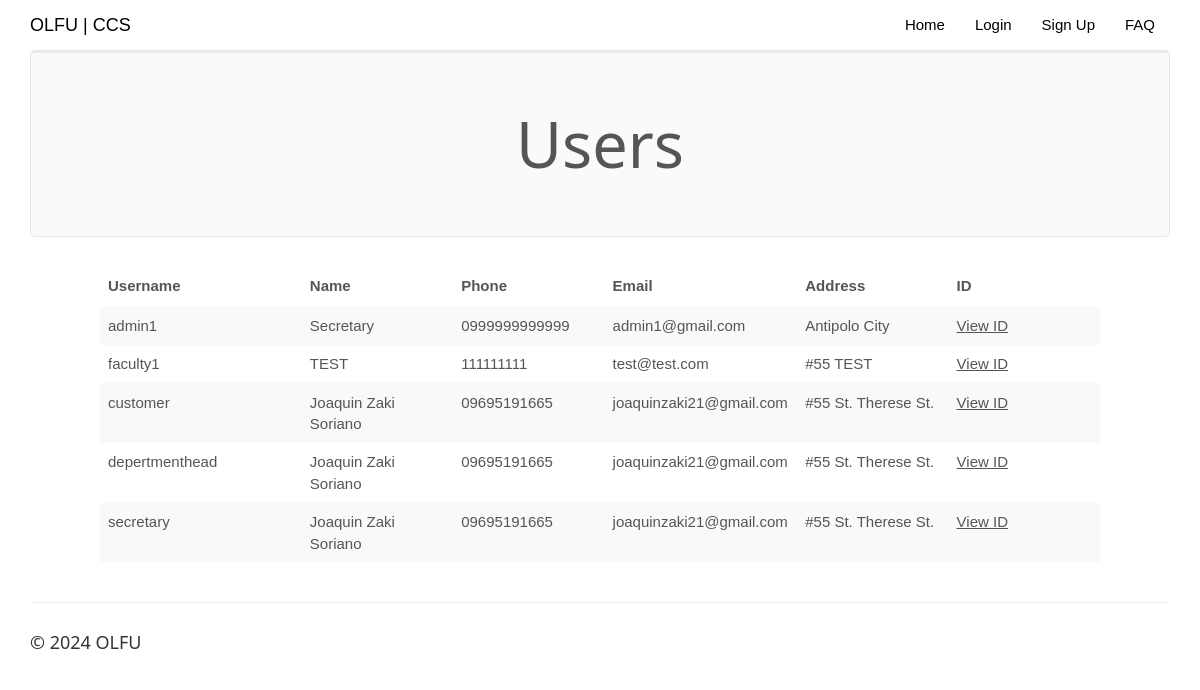
Screenshot of /all_users.php with the database file from the repository.
### tables this page shows
CREATE TABLE `users` (
  `user_id` int(255) NOT NULL,
  `customer_username` varchar(50) NOT NULL,
  `customer_name` varchar(50) NOT NULL,
  `customer_phone` varchar(15) NOT NULL,
  `customer_email` varchar(25) NOT NULL,
  `customer_address` varchar(50) NOT NULL,
  `customer_password` varchar(20) NOT NULL,
  `status` varchar(255) NOT NULL,
  `id_image` varchar(255) NOT NULL,
  `role` varchar(255) NOT NULL
);

### all_users.php (the view, shortened to what this page needs)
<!DOCTYPE html>
<html>
<?php
$conn = Connect();
?>
<head>
<link rel="stylesheet" href="assets/bootstrap/css/bootstrap.min.css">
<link rel="stylesheet" href="assets/fonts/font-awesome.min.css">
<link rel="stylesheet" href="assets/w3css/w3.css">
<link rel="stylesheet" type="text/css" href="assets/css/customerlogin.css">
<link rel="stylesheet" type="text/css" media="screen" href="assets/css/clientpage.css" />
</head>
<body id="page-top" data-spy="scroll" data-target=".navbar-fixed-top">
    <nav class="navbar navbar-custom navbar-fixed-top" role="navigation" style="color: black">
        <div class="container">
            <div class="navbar-header">
                <a class="navbar-brand page-scroll" href="index.php">
                   OLFU | CCS </a>
            </div>
            <?php
if (isset($_SESSION['login_client'])) {
    ?>
            <div class="collapse navbar-collapse navbar-right navbar-main-collapse">
                <ul class="nav navbar-nav">
                    <li>
                        <a href="index.php">Home</a>
                    </li>
                    <li>
                        <a href="#"> Welcome <?php echo $_SESSION['login_client']; ?></a>
                    </li>
                    <li>
                    <ul class="nav navbar-nav navbar-right">
            <li><a href="#" class="dropdown-toggle active" data-toggle="dropdown" role="button" aria-haspopup="true" aria-expanded="false"> Control Panel <span class="caret"></span> </a>
                <ul class="dropdown-menu">
                <li> <a href="addroom.php">ADD ROOM</a></li>
              <li> <a href="clientview.php">SCHEDULE LIST</a></li>
              <li> <a href="pending_bookings_admin.php">PENDING SCHEDULES</a></li>
              <li> <a href="pending_users.php">PENDING USERS</a></li>
              <li> <a href="all_users.php">USERS</a></li>
            </ul>
            </li>
          </ul>
                    </li>
                    <li>
                        <a href="logout.php"> Logout</a>
                    </li>
                </ul>
            </div>
            <?php
} else {
    ?>
            <div class="collapse navbar-collapse navbar-right navbar-main-collapse">
                <ul class="nav navbar-nav">
                    <li>
                        <a href="index.php">Home</a>
                    </li>
                                <li>
                                    <a href="customerlogin.php">Login</a>
                                </li>
                                <li>
                                    <a href="customersignup.php">Sign Up</a>
                                </li>
                    <li>
                        <a href="#"> FAQ </a>
                    </li>
                </ul>
            </div>
                <?php }
?>
        </div>
    </nav>
<?php $login_client = $_SESSION['login_client'];
$sql1 = "SELECT * FROM users WHERE status = 'approve'";
$result1 = $conn->query($sql1);
if (mysqli_num_rows($result1) > 0) {
    ?>
<div class="container">
      <div class="jumbotron">
        <h1 class="text-center">Users</h1>
      </div>
    </div>
    <div class="table-responsive" style="padding-left: 100px; padding-right: 100px;" >
<table class="table table-striped">
  <thead class="thead-dark">
<tr>
<th width="20%">Username</th>
<th width="15%">Name</th>
<th width="15%">Phone</th>
<th width="15%">Email</th>
<th width="15%">Address</th>
<th width="15%">ID </th>
</tr>
</thead>
<?php
while ($row = mysqli_fetch_assoc($result1)) {
        ?>
<tr>
<td><?php echo $row["customer_username"]; ?></td>
<td><?php echo $row["customer_name"]; ?></td>
<td><?php echo $row["customer_phone"] ?></td>
<td><?php echo $row["customer_email"] ?></td>
<td><?php echo $row["customer_address"] ?></td>
<td>
    <a href="view_pictures.php?src=<?php echo $row["id_image"]; ?>"> View ID </a></td>
</tr>
<?php }?>
                </table>
                </div>
            <?php
}?>
</body>
<footer class="site-footer">
        <div class="container">
            <hr>
            <div class="row">
                <div class="col-sm-6">
                    <h5>© <?php echo date("Y"); ?> OLFU</h5>
                </div>
            </div>
        </div>
</footer>
</html>

### assets/w3css/w3.css (style rules this page uses)
*,*:before,*:after { box-sizing:inherit }
html { -ms-text-size-adjust:100%;-webkit-text-size-adjust:100% }
body { margin:0 }
article,aside,details,figcaption,figure,footer,header,main,menu,nav,section,summary { display:block }
a { background-color:transparent;-webkit-text-decoration-skip:objects }
hr { box-sizing:content-box;height:0;overflow:visible }
html,body { font-family:Verdana,sans-serif;font-size:15px;line-height:1.5 }
html { overflow-x:hidden }
h1 { font-size:36px }
h5 { font-size:18px }
h1,h2,h3,h4,h5,h6 { font-family:"Segoe UI",Arial,sans-serif;font-weight:400;margin:10px 0 }
hr { border:0;border-top:1px solid #eee;margin:20px 0 }
a { color:inherit }

### assets/css/customerlogin.css (style rules this page uses)
body, html { height: 100%; }
body { padding-top: 50px; background-size: 100%; }
footer { display: block; }

### rows the page displays
users: customer_username "admin1", customer_name "Secretary", customer_phone "0999999999999", customer_email "admin1@gmail.com", customer_address "Antipolo City"
users: customer_username "faculty1", customer_name "TEST", customer_phone "111111111", customer_email "test@test.com", customer_address "#55 TEST"
users: customer_username "customer", customer_name "Joaquin Zaki Soriano", customer_phone "09695191665", customer_email "joaquinzaki21@gmail.com", customer_address "#55 St. Therese St."
users: customer_username "depertmenthead", customer_name "Joaquin Zaki Soriano", customer_phone "09695191665", customer_email "joaquinzaki21@gmail.com", customer_address "#55 St. Therese St."
users: customer_username "secretary", customer_name "Joaquin Zaki Soriano", customer_phone "09695191665", customer_email "joaquinzaki21@gmail.com", customer_address "#55 St. Therese St."
